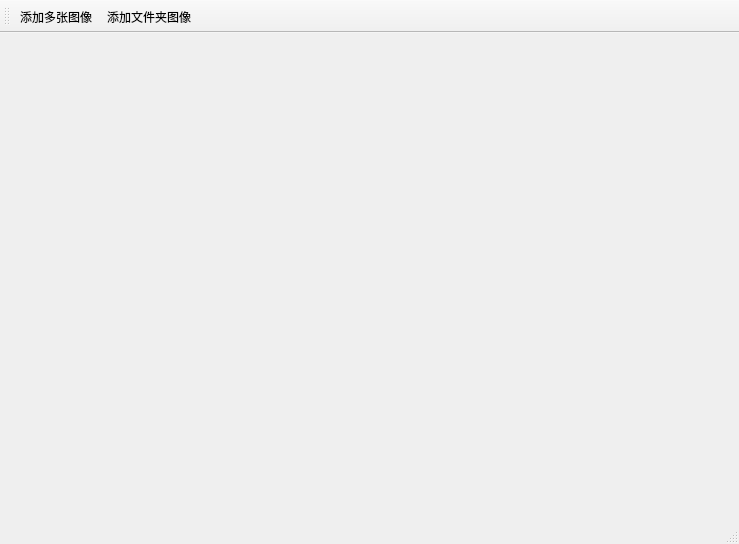
<?xml version="1.0" encoding="UTF-8"?>
<ui version="4.0">
 <class>CCImageMainWindow</class>
 <widget class="QMainWindow" name="CCImageMainWindow">
  <property name="geometry">
   <rect>
    <x>0</x>
    <y>0</y>
    <width>739</width>
    <height>544</height>
   </rect>
  </property>
  <property name="windowTitle">
   <string>CCImageMainWindow</string>
  </property>
  <widget class="QWidget" name="centralwidget">
   <layout class="QVBoxLayout" name="verticalLayout_2">
    <item>
     <widget class="QWidget" name="browsing_widget" native="true">
      <layout class="QVBoxLayout" name="verticalLayout" stretch="3,1">
       <item>
        <widget class="QLabel" name="label_display">
         <property name="text">
          <string/>
         </property>
         <property name="scaledContents">
          <bool>true</bool>
         </property>
        </widget>
       </item>
       <item>
        <widget class="QWidget" name="view_preview_now_widget" native="true">
         <layout class="QHBoxLayout" name="horizontalLayout">
          <item>
           <widget class="QLabel" name="label_prev">
            <property name="text">
             <string/>
            </property>
           </widget>
          </item>
          <item>
           <widget class="QLabel" name="label_current">
            <property name="text">
             <string/>
            </property>
           </widget>
          </item>
          <item>
           <widget class="QLabel" name="label_next">
            <property name="text">
             <string/>
            </property>
           </widget>
          </item>
         </layout>
        </widget>
       </item>
      </layout>
     </widget>
    </item>
   </layout>
  </widget>
  <widget class="QMenuBar" name="menubar">
   <property name="geometry">
    <rect>
     <x>0</x>
     <y>0</y>
     <width>739</width>
     <height>18</height>
    </rect>
   </property>
  </widget>
  <widget class="QStatusBar" name="statusbar"/>
  <widget class="QToolBar" name="toolBar">
   <property name="windowTitle">
    <string>toolBar</string>
   </property>
   <property name="toolButtonStyle">
    <enum>Qt::ToolButtonStyle::ToolButtonTextUnderIcon</enum>
   </property>
   <attribute name="toolBarArea">
    <enum>TopToolBarArea</enum>
   </attribute>
   <attribute name="toolBarBreak">
    <bool>false</bool>
   </attribute>
   <addaction name="action_add_images"/>
   <addaction name="action_loadfromDir"/>
  </widget>
  <action name="action_add_images">
   <property name="icon">
    <iconset theme="QIcon::ThemeIcon::DocumentNew" resource="../../Sources/sources.qrc">
     <normaloff>:/icons/toolbar/icons/toolbar/importImages.png</normaloff>:/icons/toolbar/icons/toolbar/importImages.png</iconset>
   </property>
   <property name="text">
    <string>添加多张图像</string>
   </property>
   <property name="toolTip">
    <string>添加多张图像</string>
   </property>
   <property name="shortcut">
    <string>Ctrl+N</string>
   </property>
   <property name="menuRole">
    <enum>QAction::MenuRole::NoRole</enum>
   </property>
  </action>
  <action name="action_loadfromDir">
   <property name="icon">
    <iconset theme="QIcon::ThemeIcon::FolderNew" resource="../../Sources/sources.qrc">
     <normaloff>:/icons/toolbar/icons/toolbar/importFolder.png</normaloff>:/icons/toolbar/icons/toolbar/importFolder.png</iconset>
   </property>
   <property name="text">
    <string>添加文件夹图像</string>
   </property>
   <property name="toolTip">
    <string>从文件夹选取图像添加</string>
   </property>
   <property name="menuRole">
    <enum>QAction::MenuRole::NoRole</enum>
   </property>
  </action>
 </widget>
 <resources>
  <include location="../../Sources/sources.qrc"/>
 </resources>
 <connections/>
</ui>
